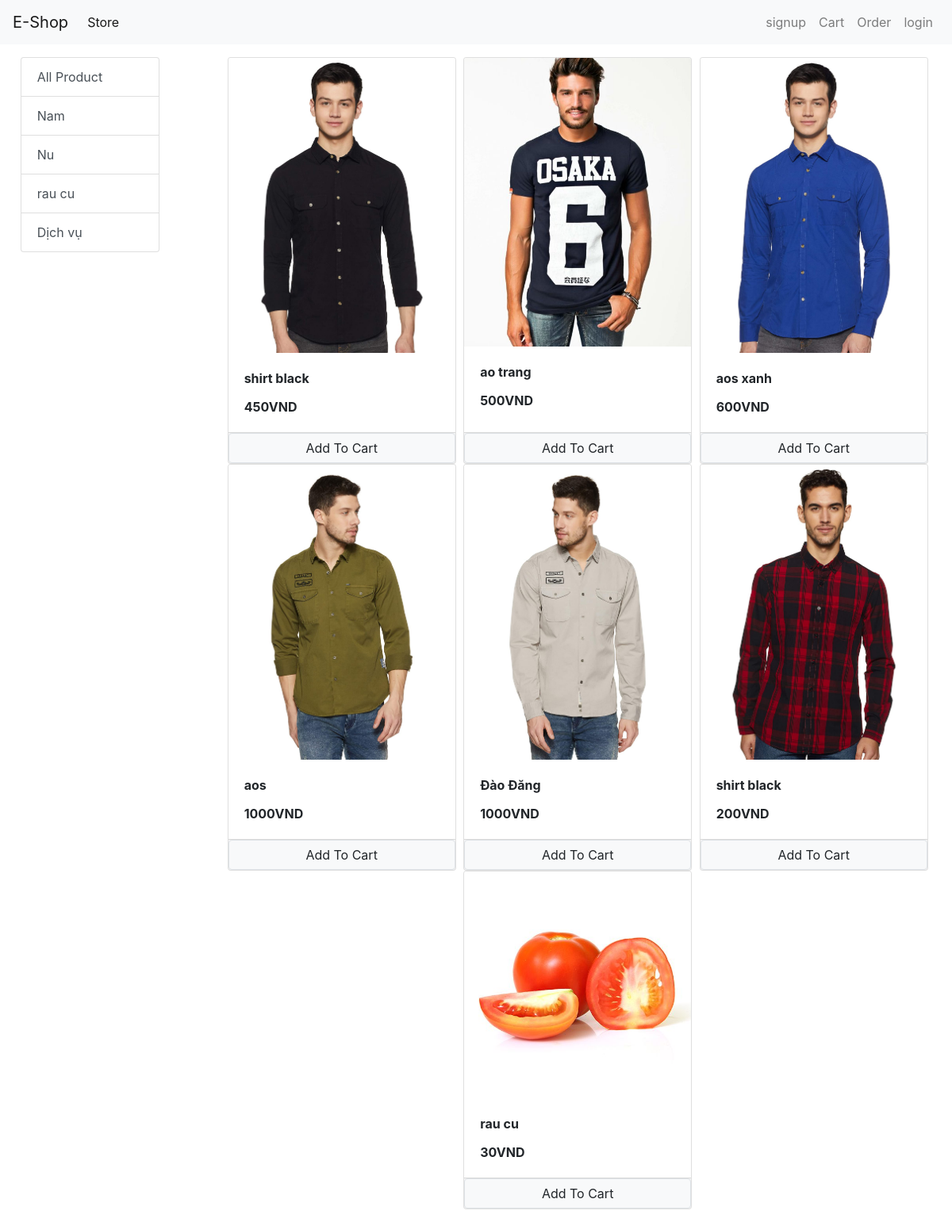
/?category=1, run on the app's committed database.
### store/models/category.py (models this page shows, shortened)
class Category(models.Model):
    name = models.CharField(max_length=20)
    @staticmethod
    def get_all_categories():
       return Category.objects.all()

### store/models/product.py (models this page shows, shortened)
class Product(models.Model):
    name = models.CharField(max_length=50)
    price = models.IntegerField(default=0)
    category = models.ForeignKey(Category, on_delete= models.CASCADE, default=1)
    description = models.CharField(max_length=200, default='' , null=True , blank=True)
    image = models.ImageField(upload_to='uploads/products/')
    @staticmethod
    def get_all_products_by_categoryid(category_id):
        if category_id:
            return Product.objects.filter(category=category_id)
        else:
            return Product.get_all_products()

### store/views/home.py (the view, shortened to what this page needs)
# urls.py: path('', Index.as_view() , name = 'homepage'),
class Index(View):
    def get(self,request):
        cart = request.session.get('cart')
        if not cart:
            request.session['cart']= {}
        products = None
        categories = Category.get_all_categories()
        categoryID = request.GET.get('category')
        if categoryID:
            products = Product.get_all_products_by_categoryid(categoryID)
        else:
            products = Product.get_all_products()
        data = {}
        data['products'] = products
        data['categories'] = categories
        print('you are:', request.session.get('email'))
        return render(request, 'index.html', data)

### store/templatetags/cart.py (called while the page is built)
@register.filter(name='cart_quantity')
def cart_quantity(product  , cart):
    keys = cart.keys()
    for id in keys:
        if int(id) == product.id:
            return cart.get(id)
    return 0;

### store/templatetags/custom_filter.py (called while the page is built)
@register.filter(name='currency')
def currency(number):
    return str(number)+'VND'

### store/templates/index.html (shortened to what this page needs)
{% extends "base.html" %}
{% block content %}
{% load cart %}
{% load custom_filter %}
<div class="row">
  <div class="col-lg-2 mx-auto">
    <div class="list-group">
      <a href="/" class="list-group-item list-group-item-action">All Product</a>
      {% for category in categories %}
      <a href="/?category={{category.id}}" class="list-group-item list-group-item-action">{{category.name}}</a>
      {% endfor %}
    </div>
  </div>
  <div id='products' class="col-lg-9 mx-auto">
      <div class="row mx-auto mb-3">
    {% for product in products %}
    <div class="card mx-auto" id={{product.id}} style="width: 18rem;">
    <img src="{{product.image.url}}" class="card-img-top" alt="...">
    <div class="card-body">
      <p class="card-title"><b>{{ product.name }}</b></p>
      <p class="card-text"><b> {{ product.price|currency }} </b></p>
    </div>
    <div class="card-footer p-0 no-gutters">
      {% if product|cart_quantity:request.session.cart%}
      <div class="row no-gutters">
        <form action="" class="col-2" method="POST">
          {% csrf_token %}
          <input type="text" hidden name="product" value="{{ product.id }}">
          <input type="text" hidden name="remove" value="True">
          <input type="submit" value=" - " class=" btn btn-block btn-secondary">
        </form>
        <div class="text-center col">{{product|cart_quantity:request.session.cart}} in Cart</div>
        <form action="" class="col-2" method="POST">
          {% csrf_token %}
          <input type="text" hidden name="product" value="{{ product.id }}">
          <input type="submit" value=" + " class=" btn btn-block btn-secondary">
        </form>
      </div>
      {% else %}
      <form action="/#{{product.id}}" method="POST" class="btn-block">
        <input type="submit" class="float-right btn btn-light border form-control" value="Add To Cart">
      </form>
      {% endif %}
    </div>
    </div>
    {% endfor %}
    </div>
    </div>
  </div>
{% endblock %}

### data on the page
Category: name "Nam"
Category: name "Nu"
Category: name "rau cu"
Category: name "Dịch vụ"
Product: {{ product.id }} 1 (drawn), image (picture), name "shirt black", price "450VND"
Product: image (picture), name "ao trang", price "500VND"
Product: image (picture), name "aos xanh", price "600VND"
Product: image (picture), name "aos", price "1000VND"
Product: image (picture), name "Đào Đăng", price "1000VND"
Product: image (picture), name "shirt black", price "200VND"
Product: image (picture), name "rau cu", price "30VND"
